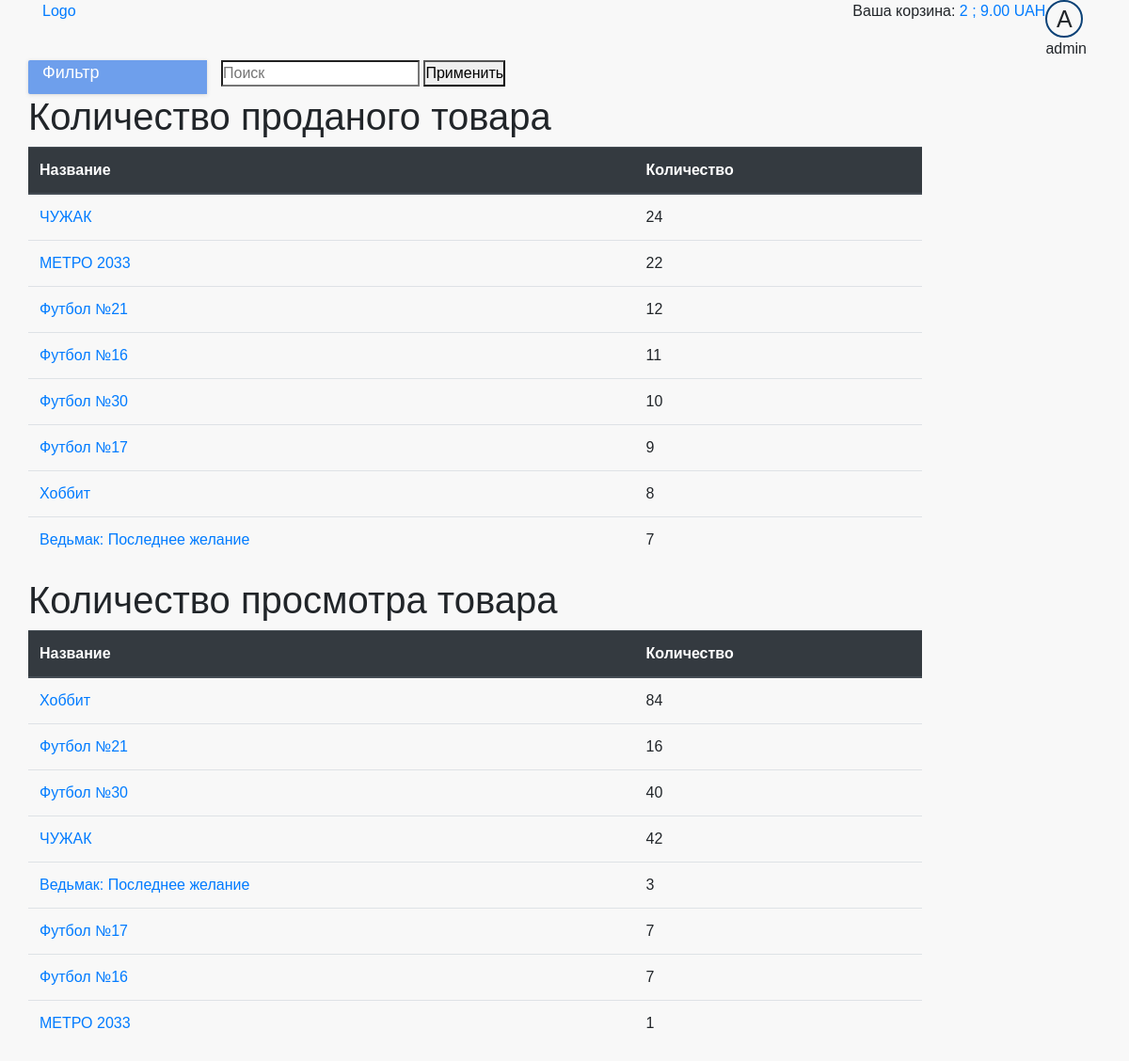
The page /dashboard/statistics/ (signed in) on the database as committed earlier.
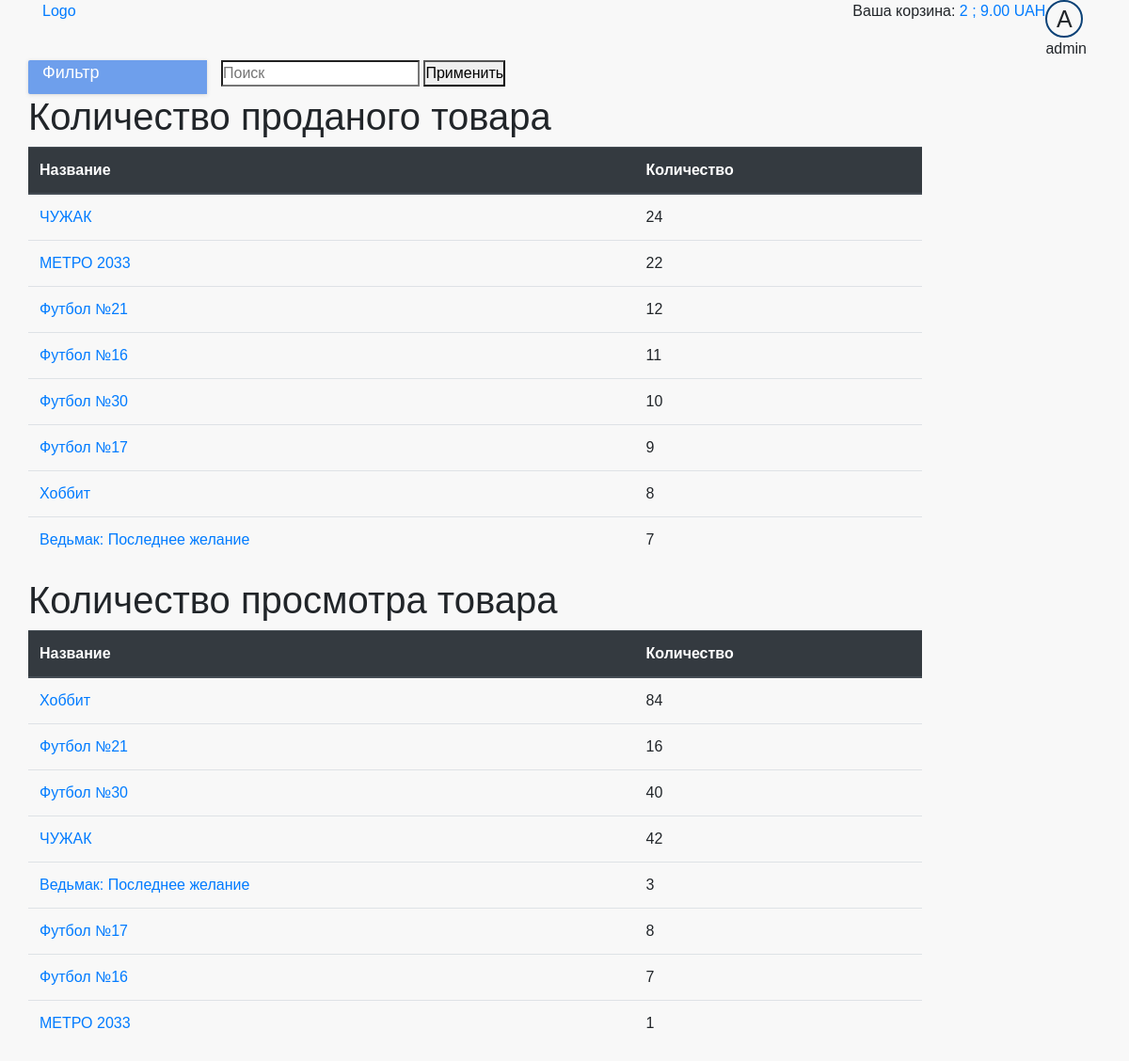
The same page on the database as committed later.
### dashboard/models.py (models this page shows)
class ViewStatistics(models.Model):
    product = models.ForeignKey(Product, on_delete=models.CASCADE, verbose_name='Товар', null=True)
    quantity = models.IntegerField(verbose_name='Количество просмотров', blank=True, null=True)

### store/models.py (models this page shows, shortened)
class Product(models.Model):
    category = models.ForeignKey(Category, on_delete=models.SET_NULL, null=True)
    name = models.CharField(max_length=100, verbose_name='Название', help_text="Enter book name.", blank=True)
    publisher = models.ForeignKey(Publisher, on_delete=models.SET_NULL, null=True)
    price = models.DecimalField(max_digits=10, verbose_name='Цена', decimal_places=2, help_text="Enter price book",
                                validators=[MinValueValidator(1)],
                                blank=True)
    Discounts = models.DecimalField(max_digits=10, verbose_name='Скидка', decimal_places=2, help_text="Enter discounts",
                                    validators=[MinValueValidator(0)],
                                    blank=True)
    image = models.ImageField(upload_to='images/products/', verbose_name='Изображение', blank=True, null=True)
    slug = models.SlugField(max_length=100)
    def __str__(self):
        return self.name
    class Meta:
        ordering = ['-id']
    def get_absolute_url(self):
        if self.category.name == 'Книги':
            return reverse('store:book_detail', kwargs={'slug': self.slug})
        else:
            return reverse('store:magazine_detail', kwargs={'slug': self.slug})
    def get_discount(self):
        category_discount = self.category.categorydiscount_set.get(category=self.category)
        if category_discount.active:
            if category_discount.discount > self.Discounts:
                return category_discount.discount
            else:
                return self.Discounts
        else:
            return self.Discounts
    def get_discounted_price(self):
        discount = self.get_discount()
        if discount > 0:
            price = self.price - (self.price * (discount / 100))
            return round(price, 2)
        if discount == 0:
            return self.price

### dashboard/views.py (the view)
# urls.py: urlpatterns = [path('statistics/', views.StatisticsView.as_view(), name='store_statistics'),
class StatisticsView(PermissionRequiredMixin, View):
    permission_required = PERMISSION_ON_SITE['moderator']
    def get(self, request):
        return render(request, 'dashboard/statistics_detail.html',
                      context={'get_quantity_of_product_sold': get_quantity_of_product_sold(),
                               'get_views_product_statistics': ViewStatistics.objects.all()})

### cart/cart.py (called while the page is built)
    def __len__(self):
        return self.cart.__len__()

    def get_total_price(self):
        return self.cart.get_total_price()

### cart/cart_in_model.py (called while the page is built)
    def __len__(self):
        quantity = Cart.objects.filter(user=self.user).aggregate(Sum('quantity'))
        return quantity['quantity__sum']

    def get_total_price(self):
        return sum((item.product.get_discounted_price() * item.quantity for item in
                    Cart.objects.filter(user=self.user)))

### cart/context_processors.py (called while the page is built)
def cart(request):
    return {'cart_info': CartManager(request)}

### dashboard/templates/dashboard/statistics_detail.html
{% extends 'base_generic.html' %}
{% block content%}
    <h1>Количество проданого товара</h1>
    <table class="table">
     <thead class="thead-dark">
        <tr>
          <th scope="col">Название</th>
          <th scope="col">Количество</th>
        </tr>
        </thead>
    <tbody>
     {% for product, quantity in get_quantity_of_product_sold.items %}
      <tr>
      <td><a href="{{ product.get_absolute_url }}">{{ product }}</a></td>
      <td>{{ quantity }}</td>
      </tr>
    {% endfor %}
    </tbody>
  </table>
      <h1>Количество просмотра товара</h1>
    <table class="table">
     <thead class="thead-dark">
        <tr>
          <th scope="col">Название</th>
          <th scope="col">Количество</th>
        </tr>
        </thead>
    <tbody>
     {% for item in get_views_product_statistics %}
      <tr>
      <td><a href="{{ item.product.get_absolute_url }}">{{ item.product }}</a></td>
      <td>{{ item.quantity }}</td>
      </tr>
    {% endfor %}
    </tbody>
  </table>
{% endblock %}

Rows that differ between the two databases and show on the page:
changed ViewStatistics "Футбол №17": quantity "7" → "8"
